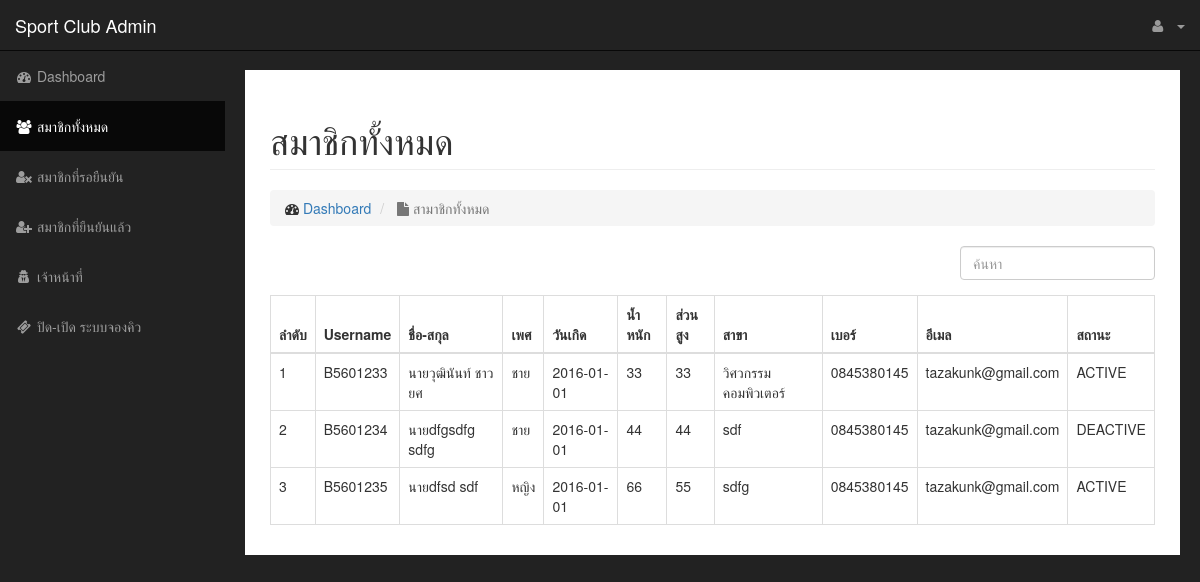
Page /dashboard/all_user.php (signed in) on the committed database.
### tables this page shows
CREATE TABLE `members` (
  `id` int(6) unsigned NOT NULL AUTO_INCREMENT,
  `username` varchar(8) NOT NULL,
  `prefix` enum('นาย','นาง','นางสาว') NOT NULL,
  `fname` varchar(50) NOT NULL,
  `lname` varchar(50) NOT NULL,
  `gender` enum('ชาย','หญิง') NOT NULL,
  `birthday` date NOT NULL,
  `weight` int(3) NOT NULL,
  `height` int(3) NOT NULL,
  `major` varchar(50) NOT NULL,
  `tel` varchar(10) NOT NULL,
  `email` varchar(50) NOT NULL,
  PRIMARY KEY (`id`),
  KEY `gender` (`gender`),
  KEY `prefix` (`prefix`),
  KEY `username` (`username`),
  CONSTRAINT `members_ibfk_1` FOREIGN KEY (`gender`) REFERENCES `gender` (`id`),
  CONSTRAINT `members_ibfk_2` FOREIGN KEY (`prefix`) REFERENCES `prefix` (`id`),
  CONSTRAINT `members_ibfk_3` FOREIGN KEY (`username`) REFERENCES `users` (`username`)
);

CREATE TABLE `users` (
  `username` varchar(8) NOT NULL,
  `password` varchar(32) NOT NULL,
  `status` enum('ACTIVE','DEACTIVE') NOT NULL,
  `_key` varchar(32) NOT NULL,
  PRIMARY KEY (`username`)
);

### dashboard/all_user.php (the view, shortened to what this page needs)
<!DOCTYPE html>
<html lang="en">
<head>
    <link href="css/myStyle.css" rel="stylesheet">
    <link href="css/bootstrap.min.css" rel="stylesheet">
    <link href="css/sb-admin.css" rel="stylesheet">
    <link href="font-awesome/css/font-awesome.min.css" rel="stylesheet" type="text/css">
    </head>
    <body>
        <?php
        require_once("connect_db_sport.php");
        ?>
        <div id="wrapper">
            <nav class="navbar navbar-inverse navbar-fixed-top" role="navigation">
                <div class="navbar-header">
                    <a class="navbar-brand" href="index.php">Sport Club Admin</a>
                </div>
                <ul class="nav navbar-right top-nav">
                    <li class="dropdown">
                        <a href="#" class="dropdown-toggle" data-toggle="dropdown"><i class="fa fa-user"></i> <?php echo $_SESSION['Admin_Fname']."&nbsp;".$_SESSION['Admin_Lname']; ?> <b class="caret"></b></a>
                    </li>
                </ul>
                <div class="collapse navbar-collapse navbar-ex1-collapse">
                    <ul class="nav navbar-nav side-nav">
                        <li>
                            <a href="index.php"><i class="fa fa-fw fa-dashboard"></i> Dashboard</a>
                        </li>
                        <li class="active">
                            <a href="all_user.php"><i class="fa fa-fw fa-users"></i> สมาชิกทั้งหมด</a>
                        </li>
                        <li>
                            <a href="all_user_deactive.php"><i class="fa fa-fw fa-user-times"></i> สมาชิกที่รอยืนยัน</a>
                        </li>
                        <li>
                            <a href="all_user_active.php"><i class="fa fa-fw fa-user-plus"></i> สมาชิกที่ยืนยันแล้ว</a>
                        </li>
                        <li>
                            <a href="all_admin.php"><i class="fa fa-fw fa-user-secret"></i> เจ้าหน้าที่</a>
                        </li>
                        <li>
                            <a href="reservations.php"><i class="fa fa-fw fa-ticket"></i> ปิด-เปิด ระบบจองคิว</a>
                        </li>
                    </ul>
                </div>
            </nav>
            <div id="page-wrapper">
                <div class="container-fluid">
                    <div class="row">
                        <div class="col-lg-12">
                            <h1 class="page-header">
                                สมาชิกทั้งหมด
                            </h1>
                            <ol class="breadcrumb">
                                <li>
                                    <i class="fa fa-dashboard"></i>  <a href="index.php">Dashboard</a>
                                </li>
                                <li class="active">
                                    <i class="fa fa-file"></i> สามาชิกทั้งหมด
                                </li>
                            </ol>
                            <div class="form-group pull-right">
                                <input type="text" class="search form-control" placeholder="ค้นหา">
                            </div>
                            <span class="counter pull-right"></span>
                            <table class="table table-hover table-bordered results">
                              <thead>
                                <tr>
                                    <th>ลำดับ</th>
                                    <th>Username</th>
                                    <th>ชื่อ-สกุล</th>
                                    <th>เพศ</th>
                                    <th>วันเกิด</th>
                                    <th>น้ำหนัก</th>
                                    <th>ส่วนสูง</th>
                                    <th>สาขา</th>
                                    <th>เบอร์</th>
                                    <th>อีเมล</th>
                                    <th>สถานะ</th>
                                </tr>
                          </thead>
                          <tbody>
                            <?php
                            $sql = "SELECT * FROM members join users on users.username=members.username";
                            $res = mysqli_query($con,$sql);
                            $count = 0;
                            if($res->num_rows >0){
                                while ($row = $res->fetch_array(MYSQL_BOTH)){
                                    $count++;
                                    echo "<tr>";
                                    echo "<td>";
                                    echo "$count";
                                    echo "</td>";
                                    echo "<td>";
                                    echo $row['username'];
                                    echo "</td>";
                                    echo "<td>";
                                    echo $row['prefix'].$row['fname']." ".$row['lname'];
                                    echo "</td>";
                                    echo "<td>";
                                    echo $row['gender'];
                                    echo "</td>";
                                    echo "<td>";
                                    echo $row['birthday'];
                                    echo "</td>";
                                    echo "<td>";
                                    echo $row['weight'];
                                    echo "</td>";
                                    echo "<td>";
                                    echo $row['height'];
                                    echo "</td>";
                                    echo "<td>";
                                    echo $row['major'];
                                    echo "</td>";
                                    echo "<td>";
                                    echo $row['tel'];
                                    echo "</td>";
                                    echo "<td>";
                                    echo $row['email'];
                                    echo "</td>";
                                    echo "<td>";
                                    echo $row['status'];
                                    echo "</td>";
                                    echo "</tr>";
                                }
                            }
                            ?>
                        </tbody>
                    </table>
                </div>
            </div>
        </div>
    </div>
</div>
</body>
</html>

### dashboard/css/myStyle.css (style rules this page uses)
body { padding:20px 20px; }
.counter { padding:8px; color:#ccc; }

### dashboard/css/sb-admin.css (style rules this page uses)
body { margin-top: 100px; background-color: #222; }
@media (min-width:768px) { body { margin-top: 50px; } }
#wrapper { padding-left: 0; }
#page-wrapper { width: 100%; padding: 0; background-color: #fff; }
@media (min-width:768px) { #wrapper { padding-left: 225px; } }
@media (min-width:768px) { #page-wrapper { padding: 10px; } }
.top-nav { padding: 0 15px; }
.top-nav>li { display: inline-block; float: left; }
.top-nav>li>a { padding-top: 15px; padding-bottom: 15px; line-height: 20px; color: #999; }
@media (min-width:768px) { .side-nav { position: fixed; top: 51px; left: 225px; width: 225px; margin-left: -225px; border: none; border-radius: 0; overflow-y: auto; background-color: #222; bottom: 0; overflow-x: hidden; padding-bottom: 40px; } }
@media (min-width:768px) { .side-nav>li>a { width: 225px; } }

### rows in the picture
members: username.username "B5601233", prefix "นาย", fname "วุฒินันท์", lname "ชาวยศ", gender "ชาย", birthday "2016-01-01", weight "33", height "33", major "วิศวกรรมคอมพิวเตอร์", tel "0845380145", email "tazakunk@gmail.com", username.status "ACTIVE"
members: username.username "B5601234", prefix "นาย", fname "dfgsdfg", lname "sdfg", gender "ชาย", birthday "2016-01-01", weight "44", height "44", major "sdf", tel "0845380145", email "tazakunk@gmail.com", username.status "DEACTIVE"
members: username.username "B5601235", prefix "นาย", fname "dfsd", lname "sdf", gender "หญิง", birthday "2016-01-01", weight "66", height "55", major "sdfg", tel "0845380145", email "tazakunk@gmail.com", username.status "ACTIVE"
